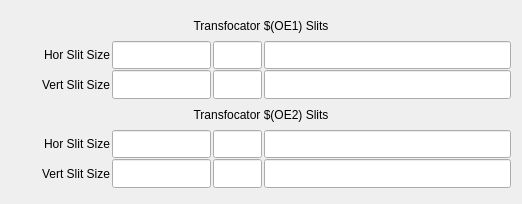
<?xml version="1.0" encoding="UTF-8"?>
<ui version="4.0">
 <class>Form</class>
 <widget class="QWidget" name="Form">
  <property name="geometry">
   <rect>
    <x>0</x>
    <y>0</y>
    <width>522</width>
    <height>204</height>
   </rect>
  </property>
  <property name="windowTitle">
   <string>Form</string>
  </property>
  <layout class="QVBoxLayout" name="verticalLayout_2">
   <item>
    <layout class="QVBoxLayout" name="verticalLayout" stretch="1,1,1,1,1,1">
     <property name="spacing">
      <number>1</number>
     </property>
     <property name="topMargin">
      <number>0</number>
     </property>
     <property name="bottomMargin">
      <number>5</number>
     </property>
     <item>
      <layout class="QHBoxLayout" name="horizontalLayout_4" stretch="3">
       <property name="spacing">
        <number>2</number>
       </property>
       <property name="rightMargin">
        <number>0</number>
       </property>
       <item>
        <widget class="caLabel" name="calabel_21">
         <property name="sizePolicy">
          <sizepolicy hsizetype="Expanding" vsizetype="Expanding">
           <horstretch>0</horstretch>
           <verstretch>0</verstretch>
          </sizepolicy>
         </property>
         <property name="text">
          <string>Transfocator $(OE1) Slits</string>
         </property>
         <property name="alignment">
          <set>Qt::AlignCenter</set>
         </property>
         <property name="fontScaleMode">
          <enum>ESimpleLabel::WidthAndHeight</enum>
         </property>
        </widget>
       </item>
      </layout>
     </item>
     <item>
      <layout class="QHBoxLayout" name="horizontalLayout_8" stretch="2,2,1,5">
       <property name="spacing">
        <number>2</number>
       </property>
       <property name="rightMargin">
        <number>0</number>
       </property>
       <item>
        <widget class="caLabel" name="calabel_32">
         <property name="sizePolicy">
          <sizepolicy hsizetype="Expanding" vsizetype="Expanding">
           <horstretch>0</horstretch>
           <verstretch>0</verstretch>
          </sizepolicy>
         </property>
         <property name="text">
          <string>Hor Slit Size</string>
         </property>
         <property name="alignment">
          <set>Qt::AlignRight|Qt::AlignTrailing|Qt::AlignVCenter</set>
         </property>
         <property name="fontScaleMode">
          <enum>ESimpleLabel::WidthAndHeight</enum>
         </property>
        </widget>
       </item>
       <item>
        <widget class="caLineEdit" name="caLineEdit_25">
         <property name="sizePolicy">
          <sizepolicy hsizetype="Expanding" vsizetype="Expanding">
           <horstretch>0</horstretch>
           <verstretch>0</verstretch>
          </sizepolicy>
         </property>
         <property name="font">
          <font>
           <pointsize>13</pointsize>
          </font>
         </property>
         <property name="text">
          <string/>
         </property>
         <property name="alignment">
          <set>Qt::AlignRight|Qt::AlignTrailing|Qt::AlignVCenter</set>
         </property>
         <property name="channel" stdset="0">
          <string notr="true">$(P)$(CRL):$(OE1):slitSize_H_RBV</string>
         </property>
         <property name="foreground">
          <color>
           <red>10</red>
           <green>0</green>
           <blue>184</blue>
          </color>
         </property>
         <property name="background">
          <color>
           <red>200</red>
           <green>200</green>
           <blue>200</blue>
          </color>
         </property>
         <property name="colorMode">
          <enum>caLineEdit::Static</enum>
         </property>
         <property name="precision">
          <number>6</number>
         </property>
         <property name="precisionMode">
          <enum>caLineEdit::Channel</enum>
         </property>
         <property name="fontScaleMode" stdset="0">
          <enum>caLineEdit::None</enum>
         </property>
         <property name="formatType">
          <enum>caLineEdit::decimal</enum>
         </property>
        </widget>
       </item>
       <item>
        <widget class="caLineEdit" name="caLineEdit_24">
         <property name="sizePolicy">
          <sizepolicy hsizetype="Expanding" vsizetype="Expanding">
           <horstretch>0</horstretch>
           <verstretch>0</verstretch>
          </sizepolicy>
         </property>
         <property name="font">
          <font>
           <pointsize>13</pointsize>
          </font>
         </property>
         <property name="text">
          <string/>
         </property>
         <property name="alignment">
          <set>Qt::AlignRight|Qt::AlignTrailing|Qt::AlignVCenter</set>
         </property>
         <property name="channel" stdset="0">
          <string notr="true">$(P)$(CRL):$(OE1):slitSize_H_RBV.EGU</string>
         </property>
         <property name="foreground">
          <color>
           <red>10</red>
           <green>0</green>
           <blue>184</blue>
          </color>
         </property>
         <property name="background">
          <color>
           <red>200</red>
           <green>200</green>
           <blue>200</blue>
          </color>
         </property>
         <property name="colorMode">
          <enum>caLineEdit::Static</enum>
         </property>
         <property name="precision">
          <number>0</number>
         </property>
         <property name="precisionMode">
          <enum>caLineEdit::User</enum>
         </property>
         <property name="fontScaleMode" stdset="0">
          <enum>caLineEdit::None</enum>
         </property>
         <property name="formatType">
          <enum>caLineEdit::decimal</enum>
         </property>
        </widget>
       </item>
       <item>
        <widget class="caLineEdit" name="caLineEdit_22">
         <property name="sizePolicy">
          <sizepolicy hsizetype="Expanding" vsizetype="Expanding">
           <horstretch>0</horstretch>
           <verstretch>0</verstretch>
          </sizepolicy>
         </property>
         <property name="font">
          <font>
           <pointsize>13</pointsize>
          </font>
         </property>
         <property name="text">
          <string/>
         </property>
         <property name="alignment">
          <set>Qt::AlignRight|Qt::AlignTrailing|Qt::AlignVCenter</set>
         </property>
         <property name="channel" stdset="0">
          <string notr="true">$(P)$(CRL):$(OE1):slitSizeHConv.INPA</string>
         </property>
         <property name="foreground">
          <color>
           <red>10</red>
           <green>0</green>
           <blue>184</blue>
          </color>
         </property>
         <property name="background">
          <color>
           <red>200</red>
           <green>200</green>
           <blue>200</blue>
          </color>
         </property>
         <property name="colorMode">
          <enum>caLineEdit::Static</enum>
         </property>
         <property name="precision">
          <number>0</number>
         </property>
         <property name="precisionMode">
          <enum>caLineEdit::User</enum>
         </property>
         <property name="fontScaleMode" stdset="0">
          <enum>caLineEdit::None</enum>
         </property>
         <property name="formatType">
          <enum>caLineEdit::decimal</enum>
         </property>
        </widget>
       </item>
      </layout>
     </item>
     <item>
      <layout class="QHBoxLayout" name="horizontalLayout_9" stretch="2,2,1,5">
       <property name="spacing">
        <number>2</number>
       </property>
       <property name="rightMargin">
        <number>0</number>
       </property>
       <item>
        <widget class="caLabel" name="calabel_33">
         <property name="sizePolicy">
          <sizepolicy hsizetype="Expanding" vsizetype="Expanding">
           <horstretch>0</horstretch>
           <verstretch>0</verstretch>
          </sizepolicy>
         </property>
         <property name="text">
          <string>Vert Slit Size</string>
         </property>
         <property name="alignment">
          <set>Qt::AlignRight|Qt::AlignTrailing|Qt::AlignVCenter</set>
         </property>
         <property name="fontScaleMode">
          <enum>ESimpleLabel::WidthAndHeight</enum>
         </property>
        </widget>
       </item>
       <item>
        <widget class="caLineEdit" name="caLineEdit_27">
         <property name="sizePolicy">
          <sizepolicy hsizetype="Expanding" vsizetype="Expanding">
           <horstretch>0</horstretch>
           <verstretch>0</verstretch>
          </sizepolicy>
         </property>
         <property name="font">
          <font>
           <pointsize>13</pointsize>
          </font>
         </property>
         <property name="text">
          <string/>
         </property>
         <property name="alignment">
          <set>Qt::AlignRight|Qt::AlignTrailing|Qt::AlignVCenter</set>
         </property>
         <property name="channel" stdset="0">
          <string notr="true">$(P)$(CRL):$(OE1):slitSize_V_RBV</string>
         </property>
         <property name="foreground">
          <color>
           <red>10</red>
           <green>0</green>
           <blue>184</blue>
          </color>
         </property>
         <property name="background">
          <color>
           <red>200</red>
           <green>200</green>
           <blue>200</blue>
          </color>
         </property>
         <property name="colorMode">
          <enum>caLineEdit::Static</enum>
         </property>
         <property name="precision">
          <number>6</number>
         </property>
         <property name="precisionMode">
          <enum>caLineEdit::Channel</enum>
         </property>
         <property name="fontScaleMode" stdset="0">
          <enum>caLineEdit::None</enum>
         </property>
         <property name="formatType">
          <enum>caLineEdit::decimal</enum>
         </property>
        </widget>
       </item>
       <item>
        <widget class="caLineEdit" name="caLineEdit_26">
         <property name="sizePolicy">
          <sizepolicy hsizetype="Expanding" vsizetype="Expanding">
           <horstretch>0</horstretch>
           <verstretch>0</verstretch>
          </sizepolicy>
         </property>
         <property name="font">
          <font>
           <pointsize>13</pointsize>
          </font>
         </property>
         <property name="text">
          <string/>
         </property>
         <property name="alignment">
          <set>Qt::AlignRight|Qt::AlignTrailing|Qt::AlignVCenter</set>
         </property>
         <property name="channel" stdset="0">
          <string notr="true">$(P)$(CRL):$(OE1):slitSize_V_RBV.EGU</string>
         </property>
         <property name="foreground">
          <color>
           <red>10</red>
           <green>0</green>
           <blue>184</blue>
          </color>
         </property>
         <property name="background">
          <color>
           <red>200</red>
           <green>200</green>
           <blue>200</blue>
          </color>
         </property>
         <property name="colorMode">
          <enum>caLineEdit::Static</enum>
         </property>
         <property name="precision">
          <number>0</number>
         </property>
         <property name="precisionMode">
          <enum>caLineEdit::User</enum>
         </property>
         <property name="fontScaleMode" stdset="0">
          <enum>caLineEdit::None</enum>
         </property>
         <property name="formatType">
          <enum>caLineEdit::decimal</enum>
         </property>
        </widget>
       </item>
       <item>
        <widget class="caLineEdit" name="caLineEdit_23">
         <property name="sizePolicy">
          <sizepolicy hsizetype="Expanding" vsizetype="Expanding">
           <horstretch>0</horstretch>
           <verstretch>0</verstretch>
          </sizepolicy>
         </property>
         <property name="font">
          <font>
           <pointsize>13</pointsize>
          </font>
         </property>
         <property name="text">
          <string/>
         </property>
         <property name="alignment">
          <set>Qt::AlignRight|Qt::AlignTrailing|Qt::AlignVCenter</set>
         </property>
         <property name="channel" stdset="0">
          <string notr="true">$(P)$(CRL):$(OE1):slitSizeVConv.INPA</string>
         </property>
         <property name="foreground">
          <color>
           <red>10</red>
           <green>0</green>
           <blue>184</blue>
          </color>
         </property>
         <property name="background">
          <color>
           <red>200</red>
           <green>200</green>
           <blue>200</blue>
          </color>
         </property>
         <property name="colorMode">
          <enum>caLineEdit::Static</enum>
         </property>
         <property name="precision">
          <number>0</number>
         </property>
         <property name="precisionMode">
          <enum>caLineEdit::User</enum>
         </property>
         <property name="fontScaleMode" stdset="0">
          <enum>caLineEdit::None</enum>
         </property>
         <property name="formatType">
          <enum>caLineEdit::decimal</enum>
         </property>
        </widget>
       </item>
      </layout>
     </item>
     <item>
      <widget class="caLabel" name="calabel_28">
       <property name="sizePolicy">
        <sizepolicy hsizetype="Expanding" vsizetype="Expanding">
         <horstretch>0</horstretch>
         <verstretch>0</verstretch>
        </sizepolicy>
       </property>
       <property name="text">
        <string>Transfocator $(OE2) Slits</string>
       </property>
       <property name="alignment">
        <set>Qt::AlignCenter</set>
       </property>
       <property name="fontScaleMode">
        <enum>ESimpleLabel::WidthAndHeight</enum>
       </property>
      </widget>
     </item>
     <item>
      <layout class="QHBoxLayout" name="horizontalLayout_11" stretch="2,2,1,5">
       <property name="spacing">
        <number>2</number>
       </property>
       <property name="rightMargin">
        <number>0</number>
       </property>
       <item>
        <widget class="caLabel" name="calabel_34">
         <property name="sizePolicy">
          <sizepolicy hsizetype="Expanding" vsizetype="Expanding">
           <horstretch>0</horstretch>
           <verstretch>0</verstretch>
          </sizepolicy>
         </property>
         <property name="text">
          <string>Hor Slit Size</string>
         </property>
         <property name="alignment">
          <set>Qt::AlignRight|Qt::AlignTrailing|Qt::AlignVCenter</set>
         </property>
         <property name="fontScaleMode">
          <enum>ESimpleLabel::WidthAndHeight</enum>
         </property>
        </widget>
       </item>
       <item>
        <widget class="caLineEdit" name="caLineEdit_28">
         <property name="sizePolicy">
          <sizepolicy hsizetype="Expanding" vsizetype="Expanding">
           <horstretch>0</horstretch>
           <verstretch>0</verstretch>
          </sizepolicy>
         </property>
         <property name="font">
          <font>
           <pointsize>13</pointsize>
          </font>
         </property>
         <property name="text">
          <string/>
         </property>
         <property name="alignment">
          <set>Qt::AlignRight|Qt::AlignTrailing|Qt::AlignVCenter</set>
         </property>
         <property name="channel" stdset="0">
          <string notr="true">$(P)$(CRL):$(OE2):slitSize_H_RBV</string>
         </property>
         <property name="foreground">
          <color>
           <red>10</red>
           <green>0</green>
           <blue>184</blue>
          </color>
         </property>
         <property name="background">
          <color>
           <red>200</red>
           <green>200</green>
           <blue>200</blue>
          </color>
         </property>
         <property name="colorMode">
          <enum>caLineEdit::Static</enum>
         </property>
         <property name="precision">
          <number>6</number>
         </property>
         <property name="precisionMode">
          <enum>caLineEdit::Channel</enum>
         </property>
         <property name="fontScaleMode" stdset="0">
          <enum>caLineEdit::None</enum>
         </property>
         <property name="formatType">
          <enum>caLineEdit::decimal</enum>
         </property>
        </widget>
       </item>
       <item>
        <widget class="caLineEdit" name="caLineEdit_29">
         <property name="sizePolicy">
          <sizepolicy hsizetype="Expanding" vsizetype="Expanding">
           <horstretch>0</horstretch>
           <verstretch>0</verstretch>
          </sizepolicy>
         </property>
         <property name="font">
          <font>
           <pointsize>13</pointsize>
          </font>
         </property>
         <property name="text">
          <string/>
         </property>
         <property name="alignment">
          <set>Qt::AlignRight|Qt::AlignTrailing|Qt::AlignVCenter</set>
         </property>
         <property name="channel" stdset="0">
          <string notr="true">$(P)$(CRL):$(OE2):slitSize_H_RBV.EGU</string>
         </property>
         <property name="foreground">
          <color>
           <red>10</red>
           <green>0</green>
           <blue>184</blue>
          </color>
         </property>
         <property name="background">
          <color>
           <red>200</red>
           <green>200</green>
           <blue>200</blue>
          </color>
         </property>
         <property name="colorMode">
          <enum>caLineEdit::Static</enum>
         </property>
         <property name="precision">
          <number>0</number>
         </property>
         <property name="precisionMode">
          <enum>caLineEdit::User</enum>
         </property>
         <property name="fontScaleMode" stdset="0">
          <enum>caLineEdit::None</enum>
         </property>
         <property name="formatType">
          <enum>caLineEdit::decimal</enum>
         </property>
        </widget>
       </item>
       <item>
        <widget class="caLineEdit" name="caLineEdit_30">
         <property name="sizePolicy">
          <sizepolicy hsizetype="Expanding" vsizetype="Expanding">
           <horstretch>0</horstretch>
           <verstretch>0</verstretch>
          </sizepolicy>
         </property>
         <property name="font">
          <font>
           <pointsize>13</pointsize>
          </font>
         </property>
         <property name="text">
          <string/>
         </property>
         <property name="alignment">
          <set>Qt::AlignRight|Qt::AlignTrailing|Qt::AlignVCenter</set>
         </property>
         <property name="channel" stdset="0">
          <string notr="true">$(P)$(CRL):$(OE2):slitSizeHConv.INPA</string>
         </property>
         <property name="foreground">
          <color>
           <red>10</red>
           <green>0</green>
           <blue>184</blue>
          </color>
         </property>
         <property name="background">
          <color>
           <red>200</red>
           <green>200</green>
           <blue>200</blue>
          </color>
         </property>
         <property name="colorMode">
          <enum>caLineEdit::Static</enum>
         </property>
         <property name="precision">
          <number>0</number>
         </property>
         <property name="precisionMode">
          <enum>caLineEdit::User</enum>
         </property>
         <property name="fontScaleMode" stdset="0">
          <enum>caLineEdit::None</enum>
         </property>
         <property name="formatType">
          <enum>caLineEdit::decimal</enum>
         </property>
        </widget>
       </item>
      </layout>
     </item>
     <item>
      <layout class="QHBoxLayout" name="horizontalLayout_12" stretch="2,2,1,5">
       <property name="spacing">
        <number>2</number>
       </property>
       <property name="rightMargin">
        <number>0</number>
       </property>
       <item>
        <widget class="caLabel" name="calabel_35">
         <property name="sizePolicy">
          <sizepolicy hsizetype="Expanding" vsizetype="Expanding">
           <horstretch>0</horstretch>
           <verstretch>0</verstretch>
          </sizepolicy>
         </property>
         <property name="text">
          <string>Vert Slit Size</string>
         </property>
         <property name="alignment">
          <set>Qt::AlignRight|Qt::AlignTrailing|Qt::AlignVCenter</set>
         </property>
         <property name="fontScaleMode">
          <enum>ESimpleLabel::WidthAndHeight</enum>
         </property>
        </widget>
       </item>
       <item>
        <widget class="caLineEdit" name="caLineEdit_31">
         <property name="sizePolicy">
          <sizepolicy hsizetype="Expanding" vsizetype="Expanding">
           <horstretch>0</horstretch>
           <verstretch>0</verstretch>
          </sizepolicy>
         </property>
         <property name="font">
          <font>
           <pointsize>13</pointsize>
          </font>
         </property>
         <property name="text">
          <string/>
         </property>
         <property name="alignment">
          <set>Qt::AlignRight|Qt::AlignTrailing|Qt::AlignVCenter</set>
         </property>
         <property name="channel" stdset="0">
          <string notr="true">$(P)$(CRL):$(OE2):slitSize_V_RBV</string>
         </property>
         <property name="foreground">
          <color>
           <red>10</red>
           <green>0</green>
           <blue>184</blue>
          </color>
         </property>
         <property name="background">
          <color>
           <red>200</red>
           <green>200</green>
           <blue>200</blue>
          </color>
         </property>
         <property name="colorMode">
          <enum>caLineEdit::Static</enum>
         </property>
         <property name="precision">
          <number>6</number>
         </property>
         <property name="precisionMode">
          <enum>caLineEdit::Channel</enum>
         </property>
         <property name="fontScaleMode" stdset="0">
          <enum>caLineEdit::None</enum>
         </property>
         <property name="formatType">
          <enum>caLineEdit::decimal</enum>
         </property>
        </widget>
       </item>
       <item>
        <widget class="caLineEdit" name="caLineEdit_32">
         <property name="sizePolicy">
          <sizepolicy hsizetype="Expanding" vsizetype="Expanding">
           <horstretch>0</horstretch>
           <verstretch>0</verstretch>
          </sizepolicy>
         </property>
         <property name="font">
          <font>
           <pointsize>13</pointsize>
          </font>
         </property>
         <property name="text">
          <string/>
         </property>
         <property name="alignment">
          <set>Qt::AlignRight|Qt::AlignTrailing|Qt::AlignVCenter</set>
         </property>
         <property name="channel" stdset="0">
          <string notr="true">$(P)$(CRL):$(OE2):slitSize_V_RBV.EGU</string>
         </property>
         <property name="foreground">
          <color>
           <red>10</red>
           <green>0</green>
           <blue>184</blue>
          </color>
         </property>
         <property name="background">
          <color>
           <red>200</red>
           <green>200</green>
           <blue>200</blue>
          </color>
         </property>
         <property name="colorMode">
          <enum>caLineEdit::Static</enum>
         </property>
         <property name="precision">
          <number>0</number>
         </property>
         <property name="precisionMode">
          <enum>caLineEdit::User</enum>
         </property>
         <property name="fontScaleMode" stdset="0">
          <enum>caLineEdit::None</enum>
         </property>
         <property name="formatType">
          <enum>caLineEdit::decimal</enum>
         </property>
        </widget>
       </item>
       <item>
        <widget class="caLineEdit" name="caLineEdit_33">
         <property name="sizePolicy">
          <sizepolicy hsizetype="Expanding" vsizetype="Expanding">
           <horstretch>0</horstretch>
           <verstretch>0</verstretch>
          </sizepolicy>
         </property>
         <property name="font">
          <font>
           <pointsize>13</pointsize>
          </font>
         </property>
         <property name="text">
          <string/>
         </property>
         <property name="alignment">
          <set>Qt::AlignRight|Qt::AlignTrailing|Qt::AlignVCenter</set>
         </property>
         <property name="channel" stdset="0">
          <string notr="true">$(P)$(CRL):$(OE2):slitSizeVConv.INPA</string>
         </property>
         <property name="foreground">
          <color>
           <red>10</red>
           <green>0</green>
           <blue>184</blue>
          </color>
         </property>
         <property name="background">
          <color>
           <red>200</red>
           <green>200</green>
           <blue>200</blue>
          </color>
         </property>
         <property name="colorMode">
          <enum>caLineEdit::Static</enum>
         </property>
         <property name="precision">
          <number>0</number>
         </property>
         <property name="precisionMode">
          <enum>caLineEdit::User</enum>
         </property>
         <property name="fontScaleMode" stdset="0">
          <enum>caLineEdit::None</enum>
         </property>
         <property name="formatType">
          <enum>caLineEdit::decimal</enum>
         </property>
        </widget>
       </item>
      </layout>
     </item>
    </layout>
   </item>
  </layout>
 </widget>
 <customwidgets>
  <customwidget>
   <class>caLabel</class>
   <extends>QLabel</extends>
   <header>caLabel</header>
  </customwidget>
  <customwidget>
   <class>caLineEdit</class>
   <extends>QLineEdit</extends>
   <header>caLineEdit</header>
  </customwidget>
 </customwidgets>
 <resources/>
 <connections/>
</ui>
